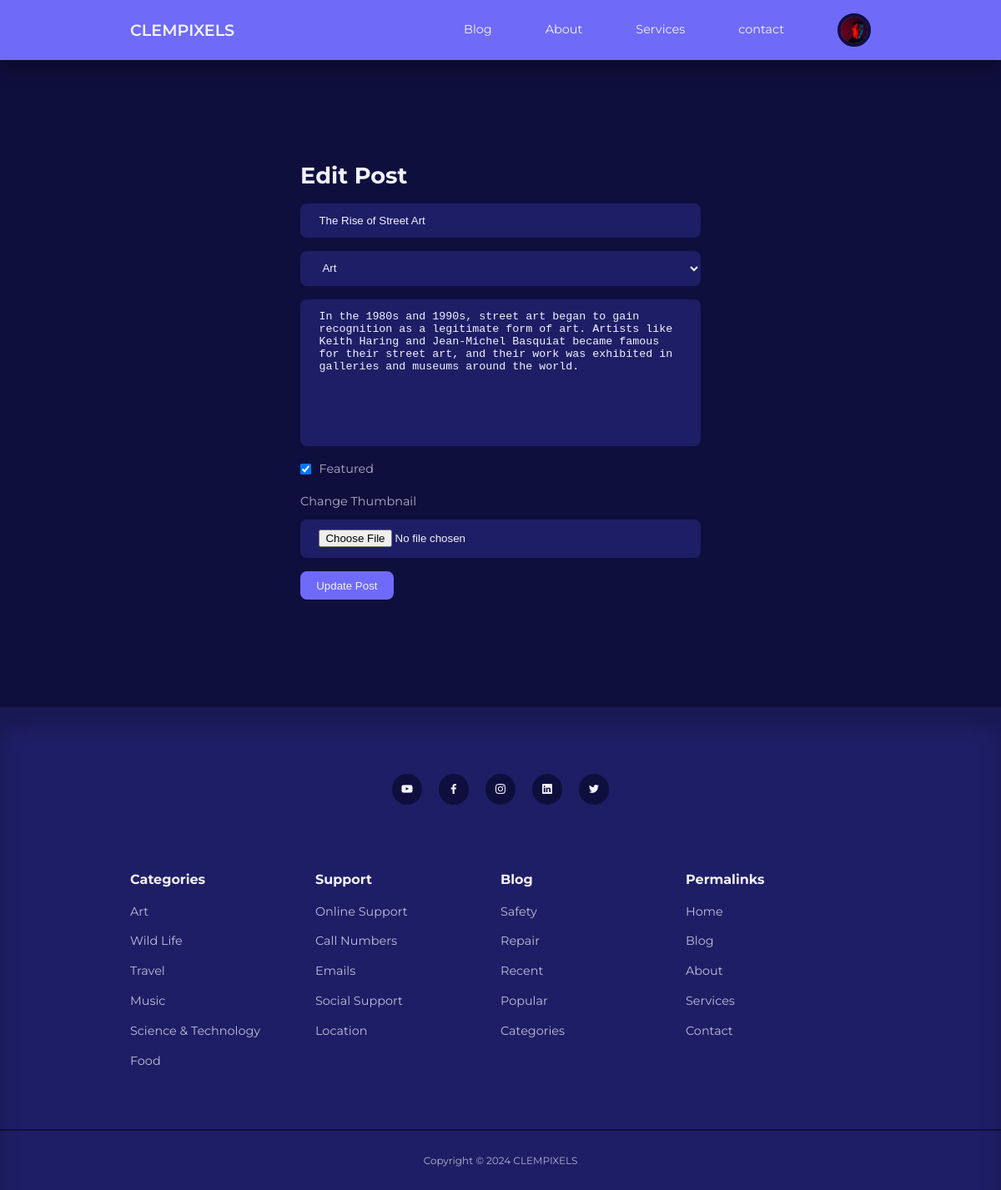
Screenshot of /admin/edit-post.php?id=5 (signed in) with the database file from the repository.
### tables this page shows
CREATE TABLE `users` (
  `id` int(11) UNSIGNED NOT NULL,
  `firstname` varchar(50) NOT NULL,
  `lastname` varchar(50) NOT NULL,
  `username` varchar(50) NOT NULL,
  `email` varchar(100) NOT NULL,
  `password` varchar(255) NOT NULL,
  `avatar` varchar(255) NOT NULL,
  `is_admin` tinyint(1) NOT NULL
);

CREATE TABLE `posts` (
  `id` int(11) UNSIGNED NOT NULL,
  `title` varchar(255) NOT NULL,
  `body` text NOT NULL,
  `thumbnail` varchar(255) NOT NULL,
  `date_time` timestamp NOT NULL DEFAULT current_timestamp(),
  `category_id` int(11) UNSIGNED DEFAULT NULL,
  `author_id` int(11) UNSIGNED NOT NULL,
  `is_featured` tinyint(1) NOT NULL
);

### admin/partials/header.php (called while the page is built, shortened)
<?php
require '../partials/header.php';

### admin/edit-post.php (the view, shortened to what this page needs)
<?php
    include './partials/header.php';
    $category_query = "SELECT * FROM categories";
    $categories = mysqli_query($connection, $category_query);
    if (isset($_GET['id'])) {
        $id = filter_var($_GET['id'], FILTER_SANITIZE_NUMBER_INT);
        $query = "SELECT * FROM posts WHERE id=$id";
        $result = mysqli_query($connection, $query);
        $post = mysqli_fetch_assoc($result);
    } else {
        header('location:'. ROOT_URL. 'admin/');
        die();
    }
?>
<section class="form-section">
    <div class="container form-section-container">
        <h2>Edit Post</h2>
        <form action="<?= ROOT_URL ?>admin/edit-post-logic.php" enctype="multipart/form-data" method="POST">
            <input type="text" name="title" value="<?= $post['title'] ?>" placeholder="Title">
            <select name="category">
                <?php while($category = mysqli_fetch_assoc($categories)) :?>
                <option value="<?= $category['id'] ?>"><?= $category['title'] ?></option>
                <?php endwhile ?>
            </select>
            <textarea name="body" id="" rows="10" placeholder="Body"><?= $post['body'] ?></textarea>
            <div class="form-control inline">
                <input type="checkbox" name="is_featured" id="is_featured" value="1" checked>
                <label for="is_featured">Featured</label>
            </div>
            <div class="form-control">
                <label for="thumbnail">Change Thumbnail</label>
                <input type="file" name="thumbnail" id="thumbnail">
            </div>
            <button type="submit" name="submit" class="btn">Update Post</button>
        </form>
    </div>
</section>
<?php
    include '../partials/footer.php';
?>

### partials/header.php (shortened to what this page needs)
<?php
require 'config/database.php';
if (isset($_SESSION['user-id'])) {
    $id = filter_var($_SESSION['user-id'], FILTER_SANITIZE_NUMBER_INT);
    $query = "SELECT avatar FROM users WHERE id=$id";
    $result = mysqli_query($connection, $query);
    $avatar = mysqli_fetch_assoc($result);
}
?>
<!DOCTYPE html>
<html lang="en">
<head>
    <link rel="stylesheet" href="<?= ROOT_URL ?>css/style.css">
    <link rel="stylesheet" href="https://unicons.iconscout.com/release/v4.0.8/css/line.css">
</head>
<body>
    <nav>
        <div class="container nav-container">
            <a href="<?= ROOT_URL ?>" class="nav-logo">CLEMPIXELS</a>
            <ul class="nav-items">
                <li><a href="<?= ROOT_URL ?>blog.php">Blog</a></li>
                <li><a href="<?= ROOT_URL ?>about.php">About</a></li>
                <li><a href="<?= ROOT_URL ?>services.php">Services</a></li>
                <li><a href="<?= ROOT_URL ?>contact.php">contact</a></li>
                <?php if(isset($_SESSION['user-id'])) : ?>
                    <li class="nav-profile">
                    <div class="avatar">
                        <img src="<?= ROOT_URL . 'images/' . $avatar['avatar'] ?>" alt="">
                    </div>
                </li>
                <?php else :?>
                <li><a href="<?= ROOT_URL ?>signin.php">Signin</a></li>
                <?php endif ?>
            </ul>
        </div>
    </nav>

### css/style.css (style rules this page uses)
:root { --color-primary: #6f6af8; --color-primary-light: hsl(242, 91%, 69%, 18%); --color-primary-variant: #5854c7; --color-red: #da0f3f; --color-red-light: hsl(346 87%, 46%, 15%); --color-green: #00c476; --color-green-light: hsl(156, 100%, 38%, 15%); --color-gray-900: #1e1e66; --color-gray-700: #2d2b7c; --color-gray-300: rgba(242, 242, 254, 0.3); --color-gray-200: rgba(242, 242, 254, 0.7); --color-white: #f2f2fe; --color-bg: #0f0f3e; --transition: all 300ms ease; --container-width-lg: 74%; --container-width-md: 88%; --form-width: 40%; --card-border-radius-1: 0.3rem; --card-border-radius-2: 0.5rem; --card-border-radius-3: 0.8rem; --card-border-radius-4: 2rem; --card-border-radius-5: 5rem; }
* { margin: 0; padding: 0; outline: 0; border: 0; appearance: 0; list-style: none; text-decoration: none; box-sizing: border-box; }
body { font-family: "Montserrat", sans-serif; line-height: 1.6; color: var(--color-gray-200); overflow-x: hidden; background-color: var(--color-bg); font-size: 0.9rem; }
.container { width: var(--container-width-lg); max-width: 1800px; margin-inline: auto; }
section { margin-top: 3rem; width: 100vw; }
h1, h2, h3, h4, h5 { color: var(--color-white); line-height: 1.3; }
h2 { font-size: 1.7rem; margin: 1rem 0; }
a { color: var(--color-white); transition: var(--transition); }
img { display: block; width: 100%; object-fit: cover; }
nav { background: var(--color-primary); width: 100vw; height: 4.5rem; position: fixed; top: 0; z-index: 10; box-shadow: 0 1rem 1rem rgba(0, 0, 0, 0.2); }
.nav-container { height: 100%; display: flex; align-items: center; justify-content: space-between; }
.avatar { width: 2.5rem; height: 2.5rem; border-radius: 50%; overflow: hidden; border: 0.3rem solid var(--color-bg); }
.nav-logo { font-weight: 600; font-size: 1.2rem; }
.nav-items { display: flex; align-items: center; gap: 4rem; }
.nav-profile { position: relative; cursor: pointer; }
.btn { display: inline-block; width: fit-content; padding: 0.6rem 1.2rem; background: var(--color-primary); border-radius: var(--card-border-radius-2); cursor: pointer; color: var(--color-white); transition: var(--transition); }
.form-section { display: grid; place-items: center; height: 100vh; }
.form-section-container { width: var(--form-width); }
form { display: flex; flex-direction: column; gap: 1rem; }
.form-control { display: flex; flex-direction: column; gap: 0.6rem; }
.form-control.inline { flex-direction: row; align-items: center; }
input, textarea, select { padding: 0.8rem 1.4rem; background: var(--color-gray-900); border-radius: var(--card-border-radius-2); resize: none; color: var(--color-white); }

### rows the page displays
users: avatar (picture)
posts: title "The Rise of Street Art", body "In the 1980s and 1990s, street art began to gain recognition as a legitimate form of art. Artists like Keith Haring and Jean-Michel Basquiat became famous for their street art, and their work was exhibited in galleries and museums around the world."

### other values shown
form field category "Art"
